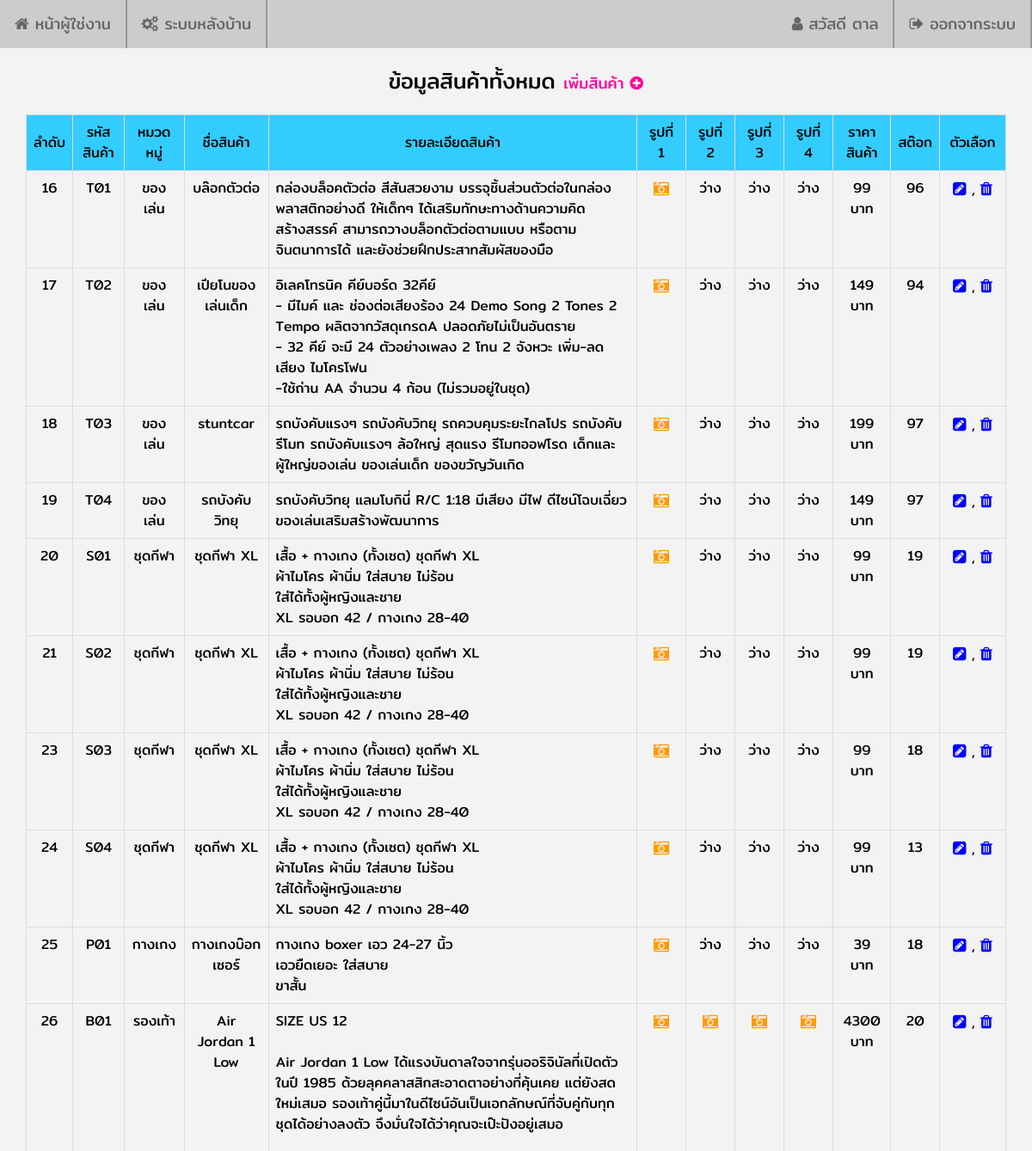
Before: /admin/product.php (signed in, upper part) with the older database file.
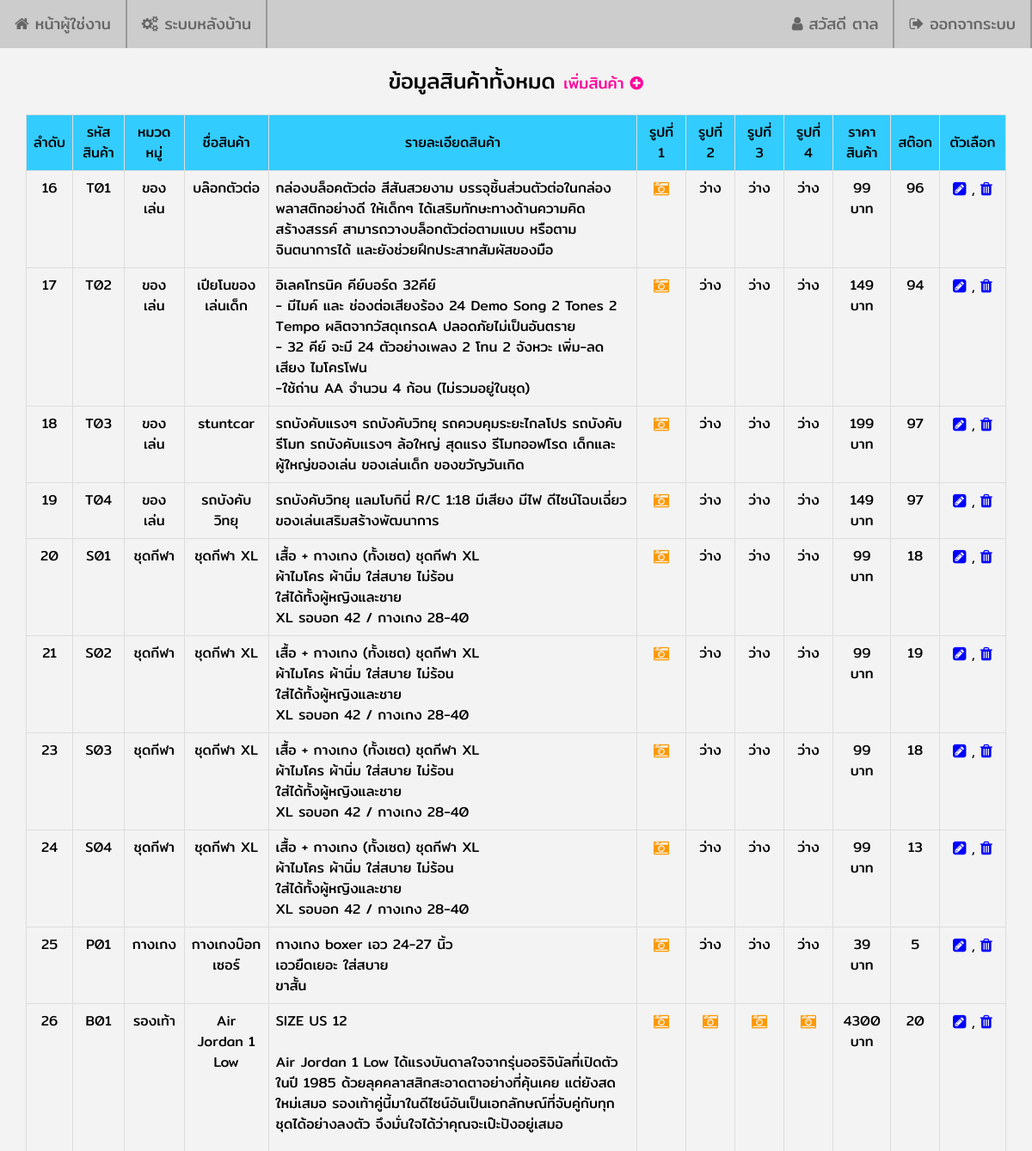
After: the same page with the newer database file.
### tables this page shows
CREATE TABLE `product` (
  `product_id` int(10) NOT NULL,
  `product_code` varchar(10) NOT NULL,
  `product_name` varchar(200) NOT NULL,
  `product_detail` text NOT NULL,
  `product_img1` text NOT NULL,
  `product_img2` text DEFAULT NULL,
  `product_img3` text DEFAULT NULL,
  `product_img4` text DEFAULT NULL,
  `product_price` int(9) NOT NULL,
  `product_stock` int(6) NOT NULL,
  `category_id` int(10) NOT NULL
);

CREATE TABLE `category` (
  `category_id` int(10) NOT NULL,
  `category_num` int(6) NOT NULL,
  `category_name` varchar(100) NOT NULL
);

### admin/product.php (the view, shortened to what this page needs)
<?php
    require_once('../connections/mysqli.php');
    $strSQL2 = "SELECT * FROM product INNER JOIN category ON product.category_id = category.category_id";
    $objQuery2 = mysqli_query($Connection,$strSQL2);
?>
<!DOCTYPE html>
<html lang="en">
<head>
  <link rel="stylesheet" href="https://cdnjs.cloudflare.com/ajax/libs/font-awesome/4.7.0/css/font-awesome.min.css">
  <link rel="stylesheet" type="text/css" href="../assets/css/body.css">
  <link rel="stylesheet" type="text/css" href="../assets/css/navigationbar.css">
  <link rel="stylesheet" type="text/css" href="../assets/css/shop.css">
</head>
<body>
  <?php include '../includes/navbar_admin.php';?>
  <div class="shop_div_10">
    <span class="shop_span_7_2">ข้อมูลสินค้าทั้งหมด <a class="shop_a_5" href="product_add.php">เพิ่มสินค้า <i class="fa fa-plus-circle"></i></a></span>
    <table class="shop_table_1">
      <tr>
        <td bgcolor="#33CCFF">ลำดับ</td>
        <td bgcolor="#33CCFF">รหัสสินค้า</td>
        <td bgcolor="#33CCFF">หมวดหมู่</td>
        <td bgcolor="#33CCFF">ชื่อสินค้า</td>
        <td bgcolor="#33CCFF">รายละเอียดสินค้า</td>
        <td bgcolor="#33CCFF" width="40px">รูปที่ 1</td>
        <td bgcolor="#33CCFF" width="40px">รูปที่ 2</td>
        <td bgcolor="#33CCFF" width="40px">รูปที่ 3</td>
        <td bgcolor="#33CCFF" width="40px">รูปที่ 4</td>
        <td bgcolor="#33CCFF">ราคาสินค้า</td>
        <td bgcolor="#33CCFF">สต๊อก</td>
        <td bgcolor="#33CCFF" width="60px">ตัวเลือก</td>
      </tr>
      <?php
      while ($objResult2 = mysqli_fetch_array($objQuery2,MYSQLI_ASSOC)) {
      ?>
      <tr>
        <td valign="top"><?php echo $objResult2["product_id"];?></td>
        <td valign="top"><?php echo $objResult2["product_code"];?></td>
        <td valign="top"><?php echo $objResult2["category_name"];?></td>
        <td valign="top"><?php echo $objResult2["product_name"];?></td>
        <td align="left" valign="top"><?php echo nl2br($objResult2["product_detail"]);?></td>
        <td valign="top">
          <?php
          if ($objResult2["product_img1"] == NULL) {
            echo "ว่าง";
          }else{
          ?>
          <a class="shop_a_4" href="../images/product/<?php echo $objResult2["product_img1"];?>" target="_blank"><i class="fa fa-camera-retro"></i></a>
          <?php
          }
          ?>
        </td>
        <td valign="top">
          <?php
          if ($objResult2["product_img2"] == NULL) {
            echo "ว่าง";
          }else{
          ?>
          <a class="shop_a_4" href="../images/product/<?php echo $objResult2["product_img2"];?>" target="_blank"><i class="fa fa-camera-retro"></i></a>
          <?php
          }
          ?>
        </td>
        <td valign="top">
          <?php
          if ($objResult2["product_img3"] == NULL) {
            echo "ว่าง";
          }else{
          ?>
          <a class="shop_a_4" href="../images/product/<?php echo $objResult2["product_img3"];?>" target="_blank"><i class="fa fa-camera-retro"></i></a>
          <?php
          }
          ?>
        </td>
        <td valign="top">
          <?php
          if ($objResult2["product_img4"] == NULL) {
            echo "ว่าง";
          }else{
          ?>
          <a class="shop_a_4" href="../images/product/<?php echo $objResult2["product_img4"];?>" target="_blank"><i class="fa fa-camera-retro"></i></a>
          <?php
          }
          ?>
        </td>
        <td valign="top"><?php echo $objResult2["product_price"];?> บาท</td>
        <td valign="top"><?php echo $objResult2["product_stock"];?></td>
        <td valign="top"><a class="shop_a_3" href="product_edit.php?product_id=<?php echo $objResult2["product_id"];?>"><i class="fa fa-pencil-square"></i></a> , <a class="shop_a_3" href="JavaScript:if(confirm('คุณต้องการลบข้อมูลใช่หรือไม่')==true){window.location='product_delete.php?product_id=<?php echo $objResult2["product_id"];?>';}"><i class="fa fa-trash"></i></a></td>
      </tr>
      <?php
      }
      ?>
    </table>
  </div>
</body>
</html>

Changed rows visible on the page:
changed product id 20: product_stock "19" → "18"
changed product "กางเกงบ๊อกเซอร์": product_stock "18" → "5"
